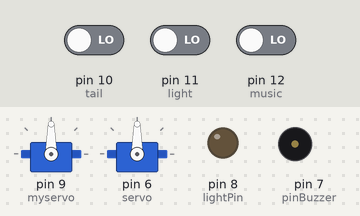
Simulated run of this sketch. Board: Arduino Uno, built with avr-gcc and run on an emulated ATmega328P. On the bench: 2 × servo, output pins drawn as LEDs (lit = HIGH), buzzer (waves = sounding). Inputs (shaded band) come from the test bench; at power-on: pin 10 (tail) LOW, pin 11 (light) LOW, pin 12 (music) LOW.

Above: at 1.2 s.
1.3 s: pin 10 (tail) driven HIGH
4.3 s: pin 10 (tail) driven LOW and pin 11 (light) driven HIGH
At 4.49 s:
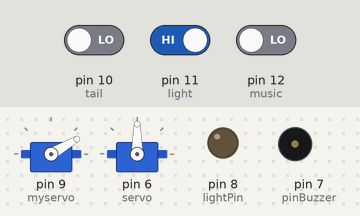
10.3 s: pin 11 (light) driven LOW
At 12.9 s:
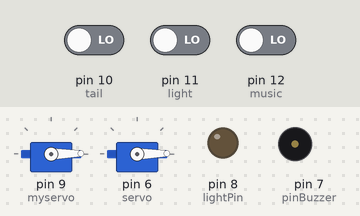
13.3 s: pin 12 (music) driven HIGH
At 14.1 s:
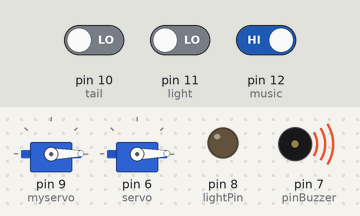
16.3 s: pin 10 (tail) driven HIGH
At 17.67 s:
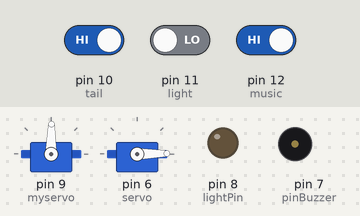
19.3 s: pin 10 (tail) driven LOW
At 20.8 s:
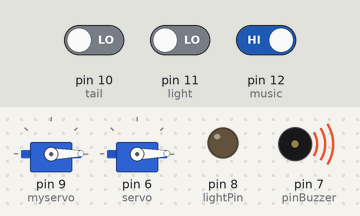
Timing chart, 0 to 22.3 s (numbered marks = the images above; inputs shaded):
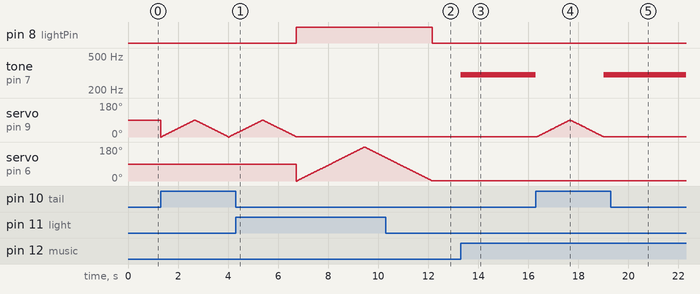

The sketch:

viceBoard.ino
```cpp
#include <Servo.h>
Servo myservo;  //创建一个舵机控制对象
Servo servo;                         // 使用Servo类最多可以控制8个舵机
int pos = 0;    // 该变量用与存储舵机角度位置
int lightPin = 8;
int tail = 10;
int light = 11;
int music = 12;
int pinBuzzer = 7; //管脚D3连接到蜂鸣器模块的信号脚
bool lightOn = 0;
bool tailOn = 0;
bool feedOn = 0;//缺舵机 弄不弄再说
bool musicOn = 0;

void setup() {
  Serial.begin(9600);
  myservo.attach(9);  // 该舵机由arduino第九脚控制
  servo.attach(6);
  pinMode(pinBuzzer, OUTPUT); //设置pinBuzzer脚为输出状态
  pinMode(lightPin,OUTPUT);
}

void loop() {

   if(digitalRead(light) == HIGH){
    lightOn = 1;
   }
   if(digitalRead(light) == LOW){
    lightOn = 0;
   }
   if(digitalRead(tail) == HIGH){
    tailOn = 1;
   }
   if(digitalRead(tail) == LOW){
    tailOn = 0;
   }
  if(digitalRead(music) == HIGH){
    musicOn = 1;
   }
   if(digitalRead(music) == LOW){
    musicOn = 0;
   }
  if(tailOn){
      for(pos = 0; pos < 90; pos += 1)  // 从0度到180度运动
    {                                                     // 每次步进一度
    myservo.write(pos);        // 指定舵机转向的角度
    delay(15);                       // 等待15ms让舵机到达指定位置
    }
     for(pos =90; pos>=1; pos-=1)   //从180度到0度运动
    {
    myservo.write(pos);         // 指定舵机转向的角度
    delay(15);                        // 等待15ms让舵机到达指定位置
    }
  }
  if(lightOn){
    digitalWrite(lightPin,HIGH);for(pos = 0; pos < 180; pos += 1)  // 从0度到180度运动
    {                                                     // 每次步进一度
    servo.write(pos);        // 指定舵机转向的角度
    delay(15);                       // 等待15ms让舵机到达指定位置
    }
     for(pos =180; pos>=1; pos-=1)   //从180度到0度运动
    {
    servo.write(pos);         // 指定舵机转向的角度
    delay(15);                        // 等待15ms让舵机到达指定位置
    }
  }
  if(!lightOn){
    digitalWrite(lightPin,LOW);
  }
  if(musicOn){
    long frequency = 300; //频率, 单位Hz
   //用tone()函数发出频率为frequency的波形
   tone(pinBuzzer, frequency );
   delay(1000); //等待1000毫秒
   noTone(pinBuzzer);//停止发声
  }
}
```

Measured:
- after the input at 4.3 s, pin 8 (lightPin): LOW → HIGH after 2.4 s; servo on pin 9 (myservo): goes on until 6.7 s, then stays 1°
- after the input at 10.3 s, pin 8 (lightPin): HIGH → LOW after 1.9 s; servo on pin 6 (servo): goes on until 12.2 s, then stays 1°
- after the input at 13.3 s, tone on pin 7 (pinBuzzer): silent → 300 Hz at once
- after the input at 16.3 s, tone on pin 7 (pinBuzzer): 300 Hz → silent at once, → 300 Hz 2.7 s later; servo on pin 9 (myservo): rises from 1° to 89° in 1.3 s, then falls to 1° in 1.4 s
- after the input at 19.3 s, tone on pin 7 (pinBuzzer): stays 300 Hz (without the input it goes to silent after 0.71 s); servo on pin 9 (myservo): stays 1° (without the input it goes to 3° after 0.76 s)
